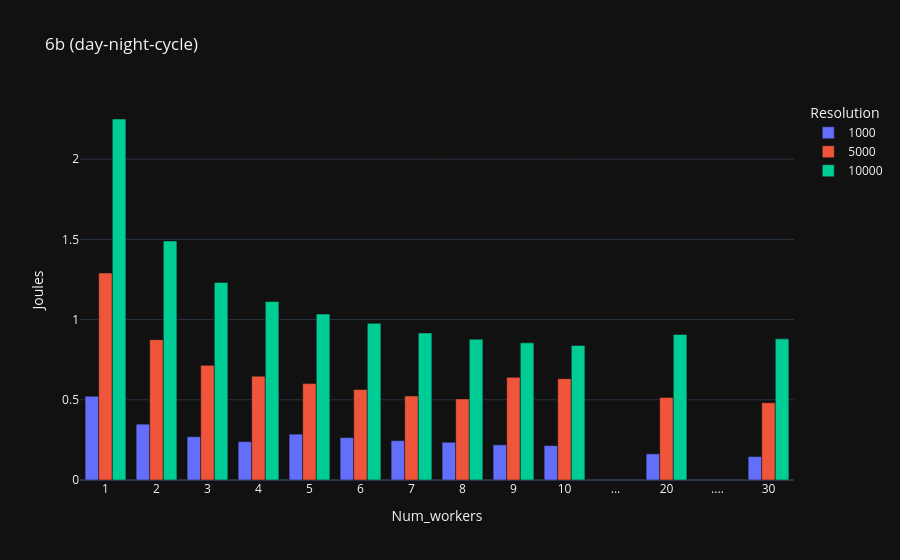
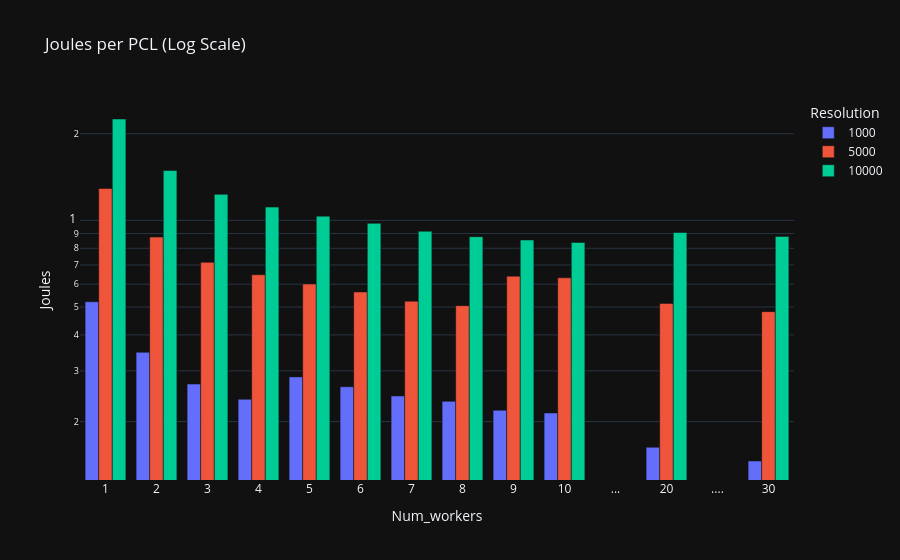

Here is the notebook cell these charts were saved with, in order:
### Code cell
from matplotlib import pyplot as plt
# Grouped bars
import plotly.express as px
import numpy as np

# Define width based on resolution
# resolution_to_width = {160: 0.2, 320: 0.4, 640: 0.6, 1280: 0.8}
max_joules_df = pd.concat(max_joules.values(), axis=1)
max_joules_df_sorted = max_joules_df.sort_index()  # Sort by index first

# Create separator rows with NaN values
separator_row1 = pd.DataFrame(index=["..."], columns=max_joules_df_sorted.columns, data=np.nan)
separator_row2 = pd.DataFrame(index=["...."], columns=max_joules_df_sorted.columns,
                              data=np.nan)  # Using .... to make it unique

# Split the dataframe into three parts and insert the separators
mask1 = max_joules_df_sorted.index <= 10
mask2 = (max_joules_df_sorted.index > 10) & (max_joules_df_sorted.index <= 20)
mask3 = max_joules_df_sorted.index > 20

df_part1 = max_joules_df_sorted[mask1]
df_part2 = max_joules_df_sorted[mask2]
df_part3 = max_joules_df_sorted[mask3]

# Combine all parts with the separators
max_joules_df_sorted = pd.concat([df_part1, separator_row1, df_part2, separator_row2, df_part3])

# Convert remaining numeric indices to strings
max_joules_df_sorted.index = max_joules_df_sorted.index.astype(str)

fig = px.bar(max_joules_df_sorted, barmode='group', title='Joules per PCL',
             labels={'value': 'Max Power (Watts)', 'index': 'Model'})
fig.update_layout(xaxis_title='Num_workers', yaxis_title='Joules', legend_title_text='Resolution',
                  xaxis={'categoryorder': 'array', 'categoryarray': max_joules_df_sorted.index},
                  title=metadata.run_name)
fig.show()

fig = px.bar(max_joules_df_sorted, barmode='group', title='Joules per PCL (Log Scale)',
             labels={'value': 'Max Power (Watts)', 'index': 'Model'})
fig.update_layout(xaxis_title='Num_workers', yaxis_title='Joules',
                  yaxis_type='log', legend_title_text='Resolution',
                  xaxis={'categoryorder': 'array', 'categoryarray': max_joules_df_sorted.index})
fig.show()

### Figure 1 — Plotly figure (JSON) as saved in the notebook; plotly's stock layout.template omitted (floating-point values rounded to 4 significant figures)
{"data": [{"alignmentgroup": "True", "hovertemplate": "variable=1000<br>Model=%{x}<br>Max Power (Watts)=%{y}<extra></extra>", "legendgroup": "1000", "marker": {"color": "#636efa", "pattern": {"shape": ""}}, "name": "1000", "offsetgroup": "1000", "orientation": "v", "showlegend": true, "textposition": "auto", "x": ["1", "2", "3", "4", "5", "6", "7", "8", "9", "10", "...", "20", "....", "30"], "xaxis": "x", "y": [0.5216, 0.348, 0.27, 0.2391, 0.2859, 0.2642, 0.2455, 0.2353, 0.2189, 0.2142, null, 0.1629, null, 0.1459], "yaxis": "y", "type": "bar"}, {"alignmentgroup": "True", "hovertemplate": "variable=5000<br>Model=%{x}<br>Max Power (Watts)=%{y}<extra></extra>", "legendgroup": "5000", "marker": {"color": "#EF553B", "pattern": {"shape": ""}}, "name": "5000", "offsetgroup": "5000", "orientation": "v", "showlegend": true, "textposition": "auto", "x": ["1", "2", "3", "4", "5", "6", "7", "8", "9", "10", "...", "20", "....", "30"], "xaxis": "x", "y": [1.291, 0.8748, 0.7148, 0.6471, 0.6008, 0.5639, 0.5237, 0.5055, 0.64, 0.6317, null, 0.5147, null, 0.4819], "yaxis": "y", "type": "bar"}, {"alignmentgroup": "True", "hovertemplate": "variable=10000<br>Model=%{x}<br>Max Power (Watts)=%{y}<extra></extra>", "legendgroup": "10000", "marker": {"color": "#00cc96", "pattern": {"shape": ""}}, "name": "10000", "offsetgroup": "10000", "orientation": "v", "showlegend": true, "textposition": "auto", "x": ["1", "2", "3", "4", "5", "6", "7", "8", "9", "10", "...", "20", "....", "30"], "xaxis": "x", "y": [2.25, 1.49, 1.232, 1.112, 1.034, 0.9766, 0.9168, 0.8778, 0.8548, 0.8386, null, 0.9077, null, 0.8799], "yaxis": "y", "type": "bar"}], "layout": {"xaxis": {"anchor": "y", "domain": [0.0, 1.0], "title": {"text": "Num_workers"}, "categoryorder": "array", "categoryarray": ["1", "2", "3", "4", "5", "6", "7", "8", "9", "10", "...", "20", "....", "30"]}, "yaxis": {"anchor": "x", "domain": [0.0, 1.0], "title": {"text": "Joules"}}, "legend": {"title": {"text": "Resolution"}, "tracegroupgap": 0}, "title": {"text": "6b (day-night-cycle)"}, "barmode": "group"}}

### Figure 2 — Plotly figure (JSON) as saved in the notebook; plotly's stock layout.template omitted (floating-point values rounded to 4 significant figures)
{"data": [{"alignmentgroup": "True", "hovertemplate": "variable=1000<br>Model=%{x}<br>Max Power (Watts)=%{y}<extra></extra>", "legendgroup": "1000", "marker": {"color": "#636efa", "pattern": {"shape": ""}}, "name": "1000", "offsetgroup": "1000", "orientation": "v", "showlegend": true, "textposition": "auto", "x": ["1", "2", "3", "4", "5", "6", "7", "8", "9", "10", "...", "20", "....", "30"], "xaxis": "x", "y": [0.5216, 0.348, 0.27, 0.2391, 0.2859, 0.2642, 0.2455, 0.2353, 0.2189, 0.2142, null, 0.1629, null, 0.1459], "yaxis": "y", "type": "bar"}, {"alignmentgroup": "True", "hovertemplate": "variable=5000<br>Model=%{x}<br>Max Power (Watts)=%{y}<extra></extra>", "legendgroup": "5000", "marker": {"color": "#EF553B", "pattern": {"shape": ""}}, "name": "5000", "offsetgroup": "5000", "orientation": "v", "showlegend": true, "textposition": "auto", "x": ["1", "2", "3", "4", "5", "6", "7", "8", "9", "10", "...", "20", "....", "30"], "xaxis": "x", "y": [1.291, 0.8748, 0.7148, 0.6471, 0.6008, 0.5639, 0.5237, 0.5055, 0.64, 0.6317, null, 0.5147, null, 0.4819], "yaxis": "y", "type": "bar"}, {"alignmentgroup": "True", "hovertemplate": "variable=10000<br>Model=%{x}<br>Max Power (Watts)=%{y}<extra></extra>", "legendgroup": "10000", "marker": {"color": "#00cc96", "pattern": {"shape": ""}}, "name": "10000", "offsetgroup": "10000", "orientation": "v", "showlegend": true, "textposition": "auto", "x": ["1", "2", "3", "4", "5", "6", "7", "8", "9", "10", "...", "20", "....", "30"], "xaxis": "x", "y": [2.25, 1.49, 1.232, 1.112, 1.034, 0.9766, 0.9168, 0.8778, 0.8548, 0.8386, null, 0.9077, null, 0.8799], "yaxis": "y", "type": "bar"}], "layout": {"xaxis": {"anchor": "y", "domain": [0.0, 1.0], "title": {"text": "Num_workers"}, "categoryorder": "array", "categoryarray": ["1", "2", "3", "4", "5", "6", "7", "8", "9", "10", "...", "20", "....", "30"]}, "yaxis": {"anchor": "x", "domain": [0.0, 1.0], "title": {"text": "Joules"}, "type": "log"}, "legend": {"title": {"text": "Resolution"}, "tracegroupgap": 0}, "title": {"text": "Joules per PCL (Log Scale)"}, "barmode": "group"}}
